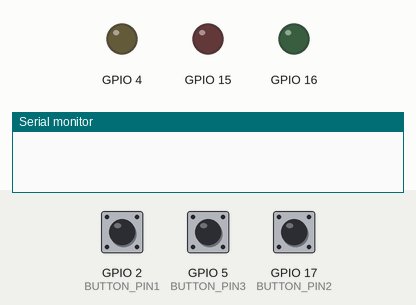
This sketch was run on a simulated ESP32. On the bench: output pins drawn as LEDs (lit = HIGH), the last lines printed to the serial monitor. Dashed ring = blinking. The inputs (shaded band) are chosen by the test bench; at power-on: GPIO 2 (BUTTON_PIN1) HIGH, GPIO 5 (BUTTON_PIN3) HIGH, GPIO 17 (BUTTON_PIN2) HIGH.

Above: at 1.2 s.
1.3 s: GPIO 2 (BUTTON_PIN1) pulled LOW for 3.2 s
At 4.1 s:
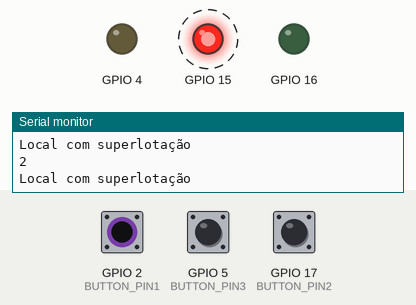
6.0 s: GPIO 5 (BUTTON_PIN3) pulled LOW for 0.15 s
At 7.2 s:
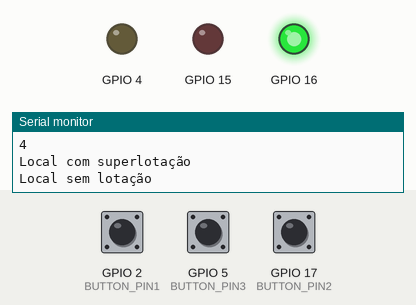
7.6 s: GPIO 17 (BUTTON_PIN2) pulled LOW for 0.15 s
At 8.6 s:
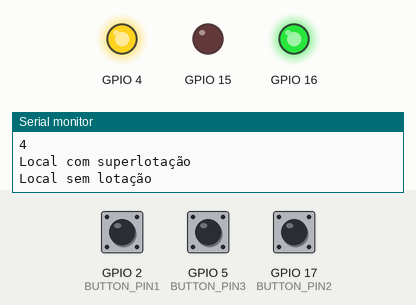
9.2 s: GPIO 2 (BUTTON_PIN1) pulled LOW for 0.15 s
At 9.8 s:
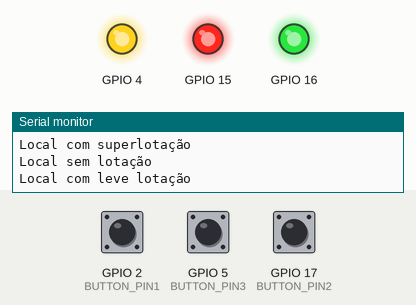
10.8 s: GPIO 5 (BUTTON_PIN3) pulled LOW for 1 s
At 12.2 s:
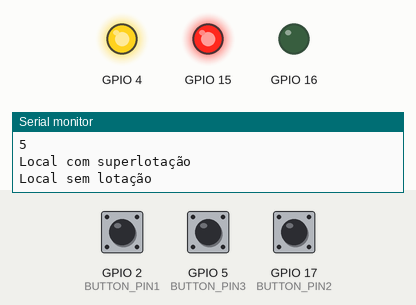
13.3 s: GPIO 2 (BUTTON_PIN1) pulled LOW for 1 s
At 14.1 s:
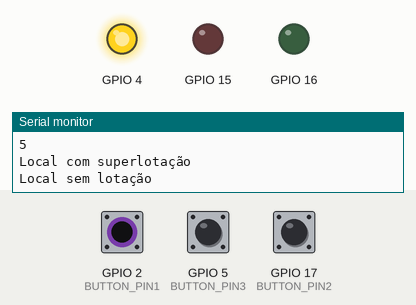
Timing chart, 0 to 16.3 s (numbered marks = the images above; inputs shaded):
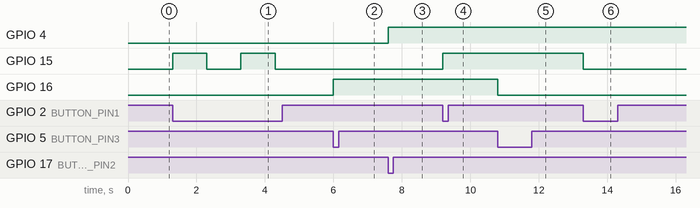

Measured:
- after the input at 1.3 s, GPIO 15: alternates HIGH for 1.0 s and LOW for 1.0 s, starting at once
- after the input at 6.0 s, GPIO 16: LOW → HIGH at once
- after the input at 7.6 s, GPIO 4: LOW → HIGH at once
- after the input at 9.2 s, GPIO 15: LOW → HIGH at once
- after the input at 10.8 s, GPIO 16: HIGH → LOW at once
- after the input at 13.3 s, GPIO 15: HIGH → LOW at once

The sketch:

sketch.ino
```cpp
// Definition of the LEDState class
class LEDState {
public:
  // Constructor of the LEDState class
  LEDState(int ledPin) : pin(ledPin), state(LOW) {
    pinMode(pin, OUTPUT);     // Set the pin as an output
    digitalWrite(pin, state); // Set the initial state (LOW)
  }

  // Method to toggle the LED state
  void toggle() {
    state = !state;          // Toggle the current state
    digitalWrite(pin, state); // Update the LED with the new state
  }

private:
  int pin;    // LED pin
  int state;  // LED state (LOW or HIGH)
};

// Definition of the button pins
#define BUTTON_PIN1 2
#define BUTTON_PIN2 17
#define BUTTON_PIN3 5

int aux = 0; // Auxiliary variable

// Creating LEDState objects to control the LEDs
LEDState led1(15);
LEDState led2(4);
LEDState led3(16);

// Initialization function (executed once at the beginning)
void setup() {
  Serial.begin(115200);   // Initialize serial communication for debugging
  pinMode(BUTTON_PIN1, INPUT_PULLUP); // Set button 1 as an input with an internal pull-up resistor
  pinMode(BUTTON_PIN2, INPUT_PULLUP); // Set button 2 as an input with an internal pull-up resistor
  pinMode(BUTTON_PIN3, INPUT_PULLUP); // Set button 3 as an input with an internal pull-up resistor
}

// Main function (executed repeatedly)
void loop() {
  if (digitalRead(BUTTON_PIN1) == LOW) {
    led1.toggle();       // Toggle the state of LED 1
    delay(1000);         // Wait for 1 second
    aux++;               // Increment the auxiliary variable
    Serial.println(aux); // Print the value of aux to the serial port
    Serial.println("Local com superlotação"); // Print a message to the serial port
  }

  if (digitalRead(BUTTON_PIN2) == LOW) {
    led2.toggle();       // Toggle the state of LED 2
    delay(1000);         // Wait for 1 second
    Serial.println("Local com leve lotação"); // Print a message to the serial port
  }

  if (digitalRead(BUTTON_PIN3) == LOW) {
    led3.toggle();       // Toggle the state of LED 3
    delay(1000);         // Wait for 1 second
    Serial.println("Local sem lotação"); // Print a message to the serial port
  }
}
```
